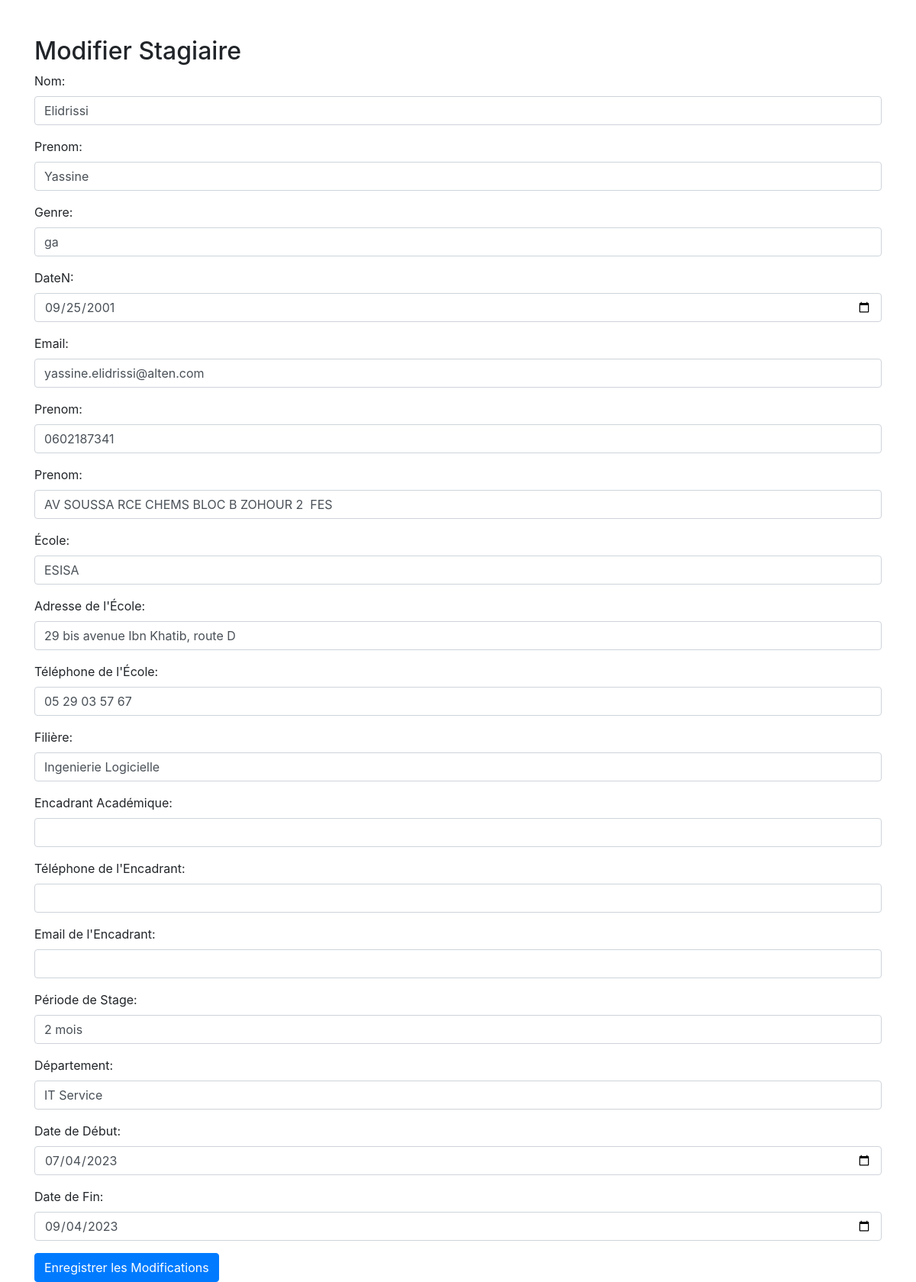
The app's page /modifier.php?CIN=CD70461 with its own data.
### tables this page shows
CREATE TABLE `stagiareform` (
  `Nom` varchar(100) NOT NULL,
  `Prenom` varchar(100) NOT NULL,
  `Genre` varchar(2) NOT NULL,
  `CIN` varchar(30) NOT NULL,
  `DateN` date NOT NULL,
  `Email` varchar(200) NOT NULL,
  `telephone` varchar(10) NOT NULL,
  `Adresse` varchar(300) NOT NULL,
  `Ecole` varchar(200) NOT NULL,
  `AdresseEcole` varchar(200) NOT NULL,
  `FixEcole` varchar(20) NOT NULL,
  `Filiere` varchar(100) NOT NULL,
  `EncadrantAcd` varchar(200) NOT NULL,
  `EncadrantTel` varchar(20) NOT NULL,
  `EncadrantEmail` varchar(300) NOT NULL,
  `PeriodeStage` varchar(100) NOT NULL,
  `Departement` varchar(200) NOT NULL,
  `DateDebut` date DEFAULT NULL,
  `DateFin` date DEFAULT NULL,
  `Pieces` longblob NOT NULL
);

### modifier.php (the view, shortened to what this page needs)
<!DOCTYPE html>
<html lang="en">
<head>
    <link rel="stylesheet" href="https://stackpath.bootstrapcdn.com/bootstrap/4.5.2/css/bootstrap.min.css">
</head>
<body>
    <div class="container mt-5">
        <?php
            $host = "localhost";
            $user = "root";
            $dbname = "stagiarealten";
            $password = "";
            $conn = mysqli_connect($host, $user, $password, $dbname);
            if (isset($_GET['CIN'])) {
                $cin = $_GET['CIN'];
                if ($_SERVER['REQUEST_METHOD'] === 'POST') {
                    $nom = $_POST['nom'];
                    $prenom = $_POST['prenom'];
                    $genre = $_POST['genre'];
                    $dateN = $_POST['daten'];
                    $email = $_POST['email'];
                    $telephone = $_POST['telephone'];
                    $adresse = $_POST['adresse'];
                    $ecole = $_POST['ecole'];
                    $adresseEcole = $_POST['adresseEcole'];
                    $fixEcole = $_POST['fixEcole'];
                    $filiere = $_POST['filiere'];
                    $encadrantAcd = $_POST['encadrantAcd'];
                    $encadrantTel = $_POST['encadrantTel'];
                    $encadrantEmail = $_POST['encadrantEmail'];
                    $periodeStage = $_POST['periodeStage'];
                    $departement = $_POST['departement'];
                    $dateDebut = $_POST['dateDebut'];
                    $dateFin = $_POST['dateFin'];
                    $updateQuery = "UPDATE stagiareform SET Nom = '$nom', Prenom = '$prenom', Genre = '$genre', DateN = '$dateN', Email = '$email',
                        telephone = '$telephone', Adresse = '$adresse', Ecole = '$ecole', AdresseEcole = '$adresseEcole', FixEcole = '$fixEcole',
                        Filiere = '$filiere', EncadrantAcd = '$encadrantAcd', EncadrantTel = '$encadrantTel', EncadrantEmail = '$encadrantEmail',
                        PeriodeStage = '$periodeStage' Departement = '$departement' DateDebut = '$dateDebut' DateFin = '$dateFin' WHERE CIN = '$cin'";
                    if (mysqli_query($conn, $updateQuery)) {
                        echo "<p>Stagiaire data updated successfully.</p>";
                    } else {
                        echo "<p>Error updating data: " . mysqli_error($conn) . "</p>";
                    }
                } else {
                    $query = "SELECT * FROM stagiareform WHERE CIN = '$cin'";
                    $result = mysqli_query($conn, $query);
                    $stagiaireData = mysqli_fetch_assoc($result);
                    if ($stagiaireData) {
                        echo "<h2>Modifier Stagiaire</h2>";
                        echo "<form method='post'>";
                        echo "<div class='form-group'>
                            <label for='nom'>Nom:</label>
                            <input type='text' class='form-control' id='nom' name='nom' value='" . $stagiaireData['Nom'] . "'>
                        </div>";
                        echo "<div class='form-group'>
                        <label for='prenom'>Prenom:</label>
                        <input type='text' class='form-control' id='prenom' name='prenom' value='" . $stagiaireData['Prenom'] . "'>
                    </div>";
                        echo "<div class='form-group'>
                        <label for='genre'>Genre:</label>
                        <input type='text' class='form-control' id='genre' name='genre' value='" . $stagiaireData['Genre'] . "'>
                    </div>";
                        echo "<div class='form-group'>
                        <label for='daten'>DateN:</label>
                        <input type='date' class='form-control' id='daten' name='daten' value='" . $stagiaireData['DateN'] . "'>
                    </div>";
                        echo "<div class='form-group'>
                        <label for='email'>Email:</label>
                        <input type='text' class='form-control' id='email' name='email' value='" . $stagiaireData['Email'] . "'>
                    </div>";
                        echo "<div class='form-group'>
                        <label for='telephone'>Prenom:</label>
                        <input type='text' class='form-control' id='telephone' name='telephone' value='" . $stagiaireData['telephone'] . "'>
                    </div>";
                        echo "<div class='form-group'>
                        <label for='Adresse'>Prenom:</label>
                        <input type='text' class='form-control' id='adresse' name='adresse' value='" . $stagiaireData['Adresse'] . "'>
                    </div>";
                    echo "<div class='form-group'>
                        <label for='ecole'>École:</label>
                        <input type='text' class='form-control' id='ecole' name='ecole' value='" . $stagiaireData['Ecole'] . "'>
                    </div>";
                    echo "<div class='form-group'>
                        <label for='adresseEcole'>Adresse de l'École:</label>
                        <input type='text' class='form-control' id='adresseEcole' name='adresseEcole' value='" . $stagiaireData['AdresseEcole'] . "'>
                    </div>";
                    echo "<div class='form-group'>
                        <label for='fixEcole'>Téléphone de l'École:</label>
                        <input type='text' class='form-control' id='fixEcole' name='fixEcole' value='" . $stagiaireData['FixEcole'] . "'>
                    </div>";
                    echo "<div class='form-group'>
                    <label for='filiere'>Filière:</label>
                    <input type='text' class='form-control' id='filiere' name='filiere' value='" . $stagiaireData['Filiere'] . "'>
                </div>";
                     echo "<div class='form-group'>
                     <label for='encadrantAcd'>Encadrant Académique:</label>
                     <input type='text' class='form-control' id='encadrantAcd' name='encadrantAcd' value='" . $stagiaireData['EncadrantAcd'] . "'>
                 </div>";
                    echo "<div class='form-group'>
                    <label for='encadrantTel'>Téléphone de l'Encadrant:</label>
                    <input type='text' class='form-control' id='encadrantTel' name='encadrantTel' value='" . $stagiaireData['EncadrantTel'] . "'>
                </div>";
                echo "<div class='form-group'>
                <label for='encadrantEmail'>Email de l'Encadrant:</label>
                <input type='text' class='form-control' id='encadrantEmail' name='encadrantEmail' value='" . $stagiaireData['EncadrantEmail'] . "'>
            </div>";
                echo "<div class='form-group'>
                <label for='periodeStage'>Période de Stage:</label>
                <input type='text' class='form-control' id='periodeStage' name='periodeStage' value='" . $stagiaireData['PeriodeStage'] . "'>
            </div>";
            echo "<div class='form-group'>
            <label for='departement'>Département:</label>
            <input type='text' class='form-control' id='departement' name='departement' value='" . $stagiaireData['Departement'] . "'>
            </div>";
            echo "<div class='form-group'>
                    <label for='dateDebut'>Date de Début:</label>
                    <input type='date' class='form-control' id='dateDebut' name='dateDebut' value='" . $stagiaireData['DateDebut'] . "'>
                </div>";
            echo "<div class='form-group'>
                    <label for='dateFin'>Date de Fin:</label>
                    <input type='date' class='form-control' id='dateFin' name='dateFin' value='" . $stagiaireData['DateFin'] . "'>
                </div>";
                echo "<button type='submit' class='btn btn-primary'>Enregistrer les Modifications</button>";
                echo "</form>";
                    } else {
                        echo "<p>Stagiaire not found.</p>";
                    }
                }
            }
        ?>
    </div>
</body>
</html>

### records on screen
stagiareform: nom "Elidrissi", prenom "Yassine", genre "ga", daten "09/25/2001", email "yassine.elidrissi@alten.com", telephone "0602187341", adresse "AV SOUSSA RCE CHEMS BLOC B ZOHOUR 2 FES", ecole "ESISA", fixEcole "05 29 03 57 67", filiere "Ingenierie Logicielle", periodeStage "2 mois", departement "IT Service", dateDebut "07/04/2023", dateFin "09/04/2023"
